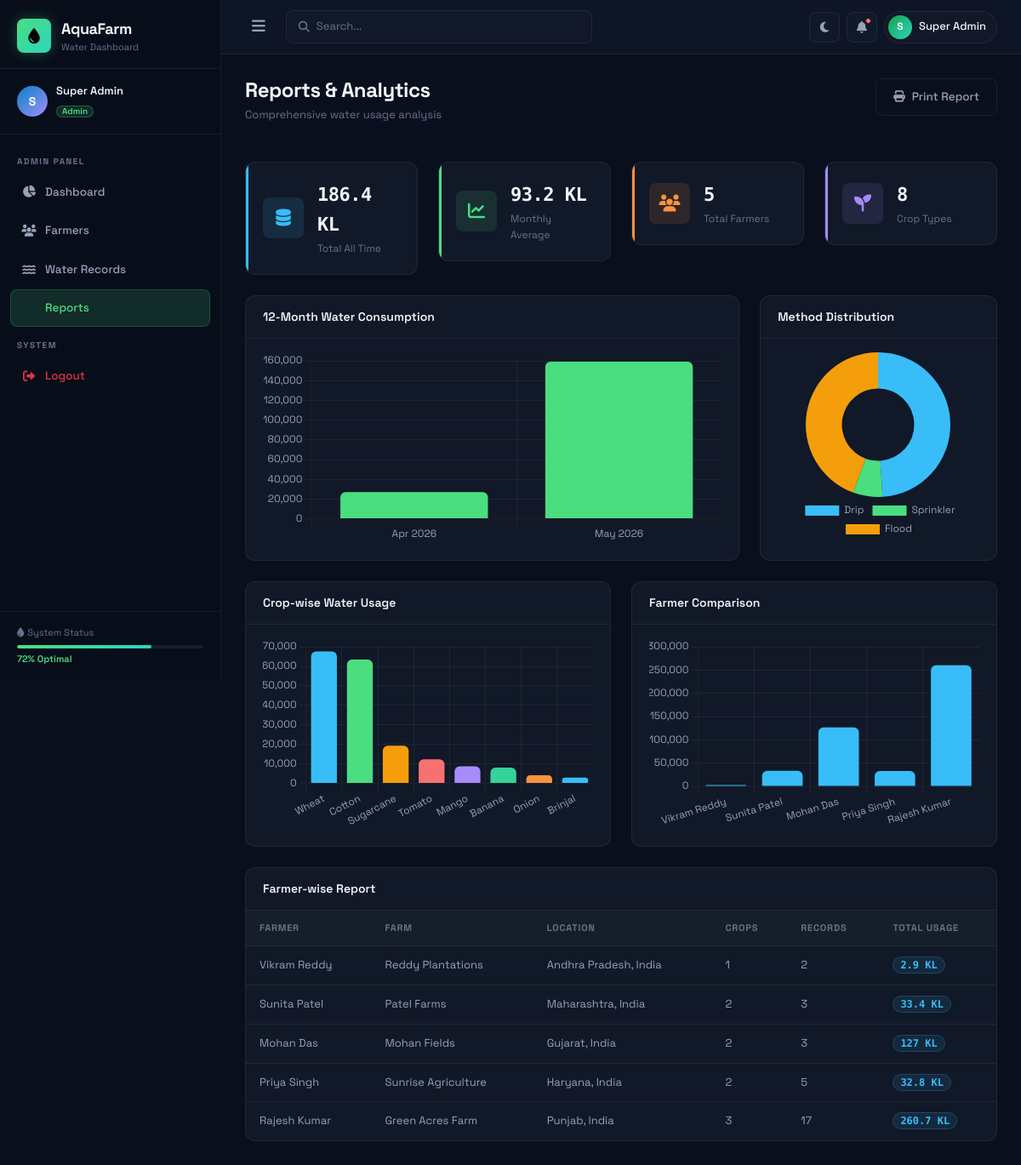
The page /admin/reports (signed in) on the database its author committed.
### tables this page shows
CREATE TABLE IF NOT EXISTS farmers (
    id INT AUTO_INCREMENT PRIMARY KEY,
    user_id INT NOT NULL,
    farm_name VARCHAR(150) NOT NULL,
    location VARCHAR(200) NOT NULL,
    farm_size DECIMAL(10,2) NOT NULL COMMENT 'in acres',
    soil_type ENUM('clay', 'sandy', 'loamy', 'silty', 'peaty', 'chalky') DEFAULT 'loamy',
    water_source ENUM('borewell', 'canal', 'rainwater', 'river', 'tank') DEFAULT 'borewell',
    phone VARCHAR(20) DEFAULT NULL,
    created_at TIMESTAMP DEFAULT CURRENT_TIMESTAMP,
    updated_at TIMESTAMP DEFAULT CURRENT_TIMESTAMP ON UPDATE CURRENT_TIMESTAMP,
    FOREIGN KEY (user_id) REFERENCES users(id) ON DELETE CASCADE
);

CREATE TABLE IF NOT EXISTS users (
    id INT AUTO_INCREMENT PRIMARY KEY,
    name VARCHAR(100) NOT NULL,
    email VARCHAR(150) NOT NULL UNIQUE,
    password VARCHAR(255) NOT NULL,
    role ENUM('admin', 'farmer') NOT NULL DEFAULT 'farmer',
    avatar VARCHAR(255) DEFAULT NULL,
    is_active TINYINT(1) DEFAULT 1,
    last_login DATETIME DEFAULT NULL,
    created_at TIMESTAMP DEFAULT CURRENT_TIMESTAMP,
    updated_at TIMESTAMP DEFAULT CURRENT_TIMESTAMP ON UPDATE CURRENT_TIMESTAMP
);

### app/core/Controller.php (called while the page is built, shortened)
<?php
class Controller {
    protected function model($model) {
        $modelFile = BASE_PATH . '/app/models/' . $model . '.php';
        if (file_exists($modelFile)) {
            return new $model();
        }
        die("Model {$model} not found.");
    }
    protected function render($view, $data = [], $layout = 'main') {
        extract($data);
        $layoutFile = BASE_PATH . '/app/views/layouts/' . $layout . '.php';
        require_once $layoutFile;
    }
}

### app/controllers/AdminController.php (called while the page is built, shortened)
<?php
class AdminController extends Controller {
    public function reports() {
        $waterModel  = $this->model('WaterUsageModel');
        $farmerModel = $this->model('FarmerModel');
        $monthlyUsage = $waterModel->getGlobalMonthlyUsage(12);
        $cropUsage    = $waterModel->getCropWiseUsage();
        $methodUsage  = $waterModel->getMethodWiseUsage();
        $farmers      = $farmerModel->getAllWithStats();
        $this->render('reports.index', [
            'title'        => 'Reports & Analytics',
            'monthlyUsage' => $monthlyUsage,
            'cropUsage'    => $cropUsage,
            'methodUsage'  => $methodUsage,
            'farmers'      => $farmers,
        ], 'main');
    }
}

### app/core/Router.php (called while the page is built, shortened)
<?php
class Router {
    private $url;
    public function __construct() {
        $this->url = $this->parseUrl();
    }
    private function parseUrl() {
        if (isset($_GET['url'])) {
            return filter_var(rtrim($_GET['url'], '/'), FILTER_SANITIZE_URL);
        }
        return '';
    }
    public function route() {
        $urlParts = $this->url ? explode('/', $this->url) : [];
        $methodName = isset($urlParts[1]) && !empty($urlParts[1])
            ? strtolower($urlParts[1])
            : 'index';
        $params = array_slice($urlParts, 2);
        $controller = new $controllerName();
        call_user_func_array([$controller, $methodName], $params);
    }
}

### app/core/App.php (called while the page is built, shortened)
<?php
class App {
    public function __construct() {
        require_once BASE_PATH . '/app/core/Database.php';
        require_once BASE_PATH . '/app/core/Model.php';
        require_once BASE_PATH . '/app/core/Controller.php';
        require_once BASE_PATH . '/app/core/Router.php';
        require_once BASE_PATH . '/app/core/Helper.php';
        $router = new Router();
        $router->route();
    }
}

### public/index.php (called while the page is built, shortened)
<?php
require_once BASE_PATH . '/app/core/App.php';
new App();

### app/core/Database.php (called while the page is built, shortened)
<?php
class Database {
    private static $instance = null;
    private $connection;
    private function __construct() {
        $port = defined('DB_PORT') ? DB_PORT : '3306';
        $dsn = 'mysql:host=' . DB_HOST . ';port=' . $port . ';dbname=' . DB_NAME . ';charset=' . DB_CHARSET;
        $options = [
            PDO::ATTR_ERRMODE            => PDO::ERRMODE_EXCEPTION,
            PDO::ATTR_DEFAULT_FETCH_MODE => PDO::FETCH_ASSOC,
            PDO::ATTR_EMULATE_PREPARES   => false,
        ];
        try {
            $this->connection = new PDO($dsn, DB_USER, DB_PASS, $options);
        } catch (PDOException $e) {
            die(json_encode(['error' => 'Database connection failed: ' . $e->getMessage()]));
        }
    }
    public static function getInstance() {
        if (self::$instance === null) {
            self::$instance = new self();
        }
        return self::$instance;
    }
    public function query($sql, $params = []) {
        $stmt = $this->connection->prepare($sql);
        $stmt->execute($params);
        return $stmt;
    }
    public function fetchAll($sql, $params = []) { return $this->query($sql, $params)->fetchAll(); }
}

### app/core/Model.php (called while the page is built, shortened)
<?php
class Model {
    public function __construct() {
        $this->db = Database::getInstance();
    }
}

### app/models/WaterUsageModel.php (called while the page is built, shortened)
<?php
class WaterUsageModel extends Model {
    public function getCropWiseUsage($farmerId = null) {
        $sql = "SELECT c.crop_name, c.crop_type, SUM(wu.amount_used) as total
                FROM water_usage wu
                JOIN crops c ON c.id = wu.crop_id
                WHERE wu.crop_id IS NOT NULL";
        $params = [];
        $sql .= " GROUP BY wu.crop_id ORDER BY total DESC LIMIT 10";
        return $this->db->fetchAll($sql, $params);
    }
    public function getMethodWiseUsage($farmerId = null) {
        $sql = "SELECT irrigation_method, SUM(amount_used) as total, COUNT(*) as count
                FROM water_usage";
        $params = [];
        $sql .= " GROUP BY irrigation_method";
        return $this->db->fetchAll($sql, $params);
    }
    public function getGlobalMonthlyUsage($months = 6) {
        return $this->db->fetchAll(
            "SELECT DATE_FORMAT(usage_date, '%Y-%m') as month,
                    DATE_FORMAT(usage_date, '%b %Y') as month_label,
                    SUM(amount_used) as total,
                    COUNT(*) as records
             FROM water_usage
             WHERE usage_date >= DATE_SUB(CURDATE(), INTERVAL ? MONTH)
             GROUP BY DATE_FORMAT(usage_date, '%Y-%m')
             ORDER BY month ASC",
            [$months]
        );
    }
}

### app/core/Helper.php (called while the page is built, shortened)
<?php
function formatLiters($liters) {
    if ($liters >= 1000) return round($liters / 1000, 2) . ' KL';
    return round($liters, 2) . ' L';
}
function e($str) {
    return htmlspecialchars($str ?? '', ENT_QUOTES, 'UTF-8');
}

### app/models/FarmerModel.php (called while the page is built, shortened)
<?php
class FarmerModel extends Model {
    public function getAllWithStats() {
        return $this->db->fetchAll(
            "SELECT f.*, u.name, u.email, u.is_active,
                    COUNT(DISTINCT wu.id) as total_records,
                    COALESCE(SUM(wu.amount_used), 0) as total_usage,
                    COUNT(DISTINCT c.id) as crop_count
             FROM farmers f
             JOIN users u ON u.id = f.user_id
             LEFT JOIN water_usage wu ON wu.farmer_id = f.id
             LEFT JOIN crops c ON c.farmer_id = f.id
             GROUP BY f.id
             ORDER BY f.created_at DESC"
        );
    }
}

### app/views/reports/index.php (the view)
<div class="page-header">
    <div><h1 class="page-title">Reports & Analytics</h1><p class="page-subtitle">Comprehensive water usage analysis</p></div>
    <button onclick="window.print()" class="btn-outline-custom"><i class="fas fa-print me-2"></i>Print Report</button>
</div>
<div class="row g-4 mb-4">
    <?php
    $totalAll = array_sum(array_column($monthlyUsage, 'total'));
    $avgMonthly = count($monthlyUsage) > 0 ? $totalAll / count($monthlyUsage) : 0;
    ?>
    <div class="col-sm-6 col-xl-3">
        <div class="stat-card stat-card-blue">
            <div class="stat-icon"><i class="fas fa-database"></i></div>
            <div class="stat-content"><div class="stat-value"><?= formatLiters($totalAll) ?></div><div class="stat-label">Total All Time</div></div>
        </div>
    </div>
    <div class="col-sm-6 col-xl-3">
        <div class="stat-card stat-card-green">
            <div class="stat-icon"><i class="fas fa-chart-line"></i></div>
            <div class="stat-content"><div class="stat-value"><?= formatLiters($avgMonthly) ?></div><div class="stat-label">Monthly Average</div></div>
        </div>
    </div>
    <div class="col-sm-6 col-xl-3">
        <div class="stat-card stat-card-orange">
            <div class="stat-icon"><i class="fas fa-users"></i></div>
            <div class="stat-content"><div class="stat-value"><?= count($farmers) ?></div><div class="stat-label">Total Farmers</div></div>
        </div>
    </div>
    <div class="col-sm-6 col-xl-3">
        <div class="stat-card stat-card-purple">
            <div class="stat-icon"><i class="fas fa-seedling"></i></div>
            <div class="stat-content"><div class="stat-value"><?= count($cropUsage) ?></div><div class="stat-label">Crop Types</div></div>
        </div>
    </div>
</div>
<div class="row g-4 mb-4">
    <div class="col-lg-8">
        <div class="card-custom">
            <div class="card-header-custom"><h3 class="card-title-custom">12-Month Water Consumption</h3></div>
            <div class="chart-container"><canvas id="reportMonthlyChart"></canvas></div>
        </div>
    </div>
    <div class="col-lg-4">
        <div class="card-custom">
            <div class="card-header-custom"><h3 class="card-title-custom">Method Distribution</h3></div>
            <div class="chart-container"><canvas id="reportMethodChart"></canvas></div>
        </div>
    </div>
</div>
<div class="row g-4 mb-4">
    <div class="col-lg-6">
        <div class="card-custom">
            <div class="card-header-custom"><h3 class="card-title-custom">Crop-wise Water Usage</h3></div>
            <div class="chart-container"><canvas id="reportCropChart"></canvas></div>
        </div>
    </div>
    <div class="col-lg-6">
        <div class="card-custom">
            <div class="card-header-custom"><h3 class="card-title-custom">Farmer Comparison</h3></div>
            <div class="chart-container"><canvas id="farmerCompChart"></canvas></div>
        </div>
    </div>
</div>
<div class="card-custom">
    <div class="card-header-custom"><h3 class="card-title-custom">Farmer-wise Report</h3></div>
    <div class="table-responsive">
        <table class="table-custom">
            <thead><tr><th>Farmer</th><th>Farm</th><th>Location</th><th>Crops</th><th>Records</th><th>Total Usage</th></tr></thead>
            <tbody>
                <?php foreach ($farmers as $f): ?>
                <tr>
                    <td><?= e($f['name']) ?></td>
                    <td><?= e($f['farm_name']) ?></td>
                    <td><?= e($f['location']) ?></td>
                    <td><?= $f['crop_count'] ?></td>
                    <td><?= $f['total_records'] ?></td>
                    <td><span class="amount-badge"><?= formatLiters($f['total_usage']) ?></span></td>
                </tr>
                <?php endforeach; ?>
            </tbody>
        </table>
    </div>
</div>
<script>
const rml = <?= json_encode(array_column($monthlyUsage, 'month_label')) ?>;
const rmv = <?= json_encode(array_map('floatval', array_column($monthlyUsage, 'total'))) ?>;
const rcl = <?= json_encode(array_column($cropUsage, 'crop_name')) ?>;
const rcv = <?= json_encode(array_map('floatval', array_column($cropUsage, 'total'))) ?>;
const rml2 = <?= json_encode(array_column($methodUsage, 'irrigation_method')) ?>;
const rmv2 = <?= json_encode(array_map('floatval', array_column($methodUsage, 'total'))) ?>;
const fnames = <?= json_encode(array_column($farmers, 'name')) ?>;
const fusage = <?= json_encode(array_map(function($f){ return floatval($f['total_usage']); }, $farmers)) ?>;
document.addEventListener('DOMContentLoaded', function() {
    const gc = 'rgba(255,255,255,0.06)', tc = '#94a3b8';
    const colors = ['#38bdf8','#4ade80','#f59e0b','#f87171','#a78bfa','#34d399','#fb923c'];
    new Chart(document.getElementById('reportMonthlyChart'), {
        type: 'bar', data: { labels: rml, datasets: [{ data: rmv, backgroundColor: '#4ade80', borderRadius: 6 }] },
        options: { responsive: true, maintainAspectRatio: false, plugins: { legend: { display: false } }, scales: { x: { grid: { color: gc }, ticks: { color: tc } }, y: { grid: { color: gc }, ticks: { color: tc } } } }
    });
    new Chart(document.getElementById('reportCropChart'), {
        type: 'bar', data: { labels: rcl.length ? rcl : ['No data'], datasets: [{ data: rcv.length ? rcv : [0], backgroundColor: colors, borderRadius: 6 }] },
        options: { responsive: true, maintainAspectRatio: false, plugins: { legend: { display: false } }, scales: { x: { grid: { color: gc }, ticks: { color: tc } }, y: { grid: { color: gc }, ticks: { color: tc } } } }
    });
    new Chart(document.getElementById('reportMethodChart'), {
        type: 'doughnut', data: { labels: rml2.map(m => m.charAt(0).toUpperCase()+m.slice(1)), datasets: [{ data: rmv2, backgroundColor: colors, borderWidth: 0 }] },
        options: { responsive: true, maintainAspectRatio: false, plugins: { legend: { position: 'bottom', labels: { color: tc, padding: 10 } } } }
    });
    new Chart(document.getElementById('farmerCompChart'), {
        type: 'bar', data: { labels: fnames, datasets: [{ label: 'Water Used (L)', data: fusage, backgroundColor: '#38bdf8', borderRadius: 6 }] },
        options: { responsive: true, maintainAspectRatio: false, plugins: { legend: { display: false } }, scales: { x: { grid: { color: gc }, ticks: { color: tc } }, y: { grid: { color: gc }, ticks: { color: tc } } } }
    });
});
</script>

### rows shown on the page
farmers: user.name "Vikram Reddy", farm_name "Reddy Plantations", location "Andhra Pradesh, India", crop_count "1", total_records "2", total_usage "2.9 KL"
farmers: user.name "Sunita Patel", farm_name "Patel Farms", location "Maharashtra, India", crop_count "2", total_records "3", total_usage "33.4 KL"
farmers: user.name "Mohan Das", farm_name "Mohan Fields", location "Gujarat, India", crop_count "2", total_records "3", total_usage "127 KL"
farmers: user.name "Priya Singh", farm_name "Sunrise Agriculture", location "Haryana, India", crop_count "2", total_records "5", total_usage "32.8 KL"
farmers: user.name "Rajesh Kumar", farm_name "Green Acres Farm", location "Punjab, India", crop_count "3", total_records "17", total_usage "260.7 KL"

### other values the page prints
substr($_SESSION['user_name'] ?? 'U', 0, 1) "S"
$_SESSION['user_name'] "Super Admin"
$_SESSION['user_role'] "Admin"
formatLiters($totalAll) "186.4 KL"
formatLiters($avgMonthly) "93.2 KL"
count($farmers) "5"
count($cropUsage) "8"
chart data {{ json_encode(array_column($cropUsage, 'crop_name')) }} ["Wheat","Cotton","Sugarcane","Tomato","Mango","Banana","Onion","Brinjal"]
